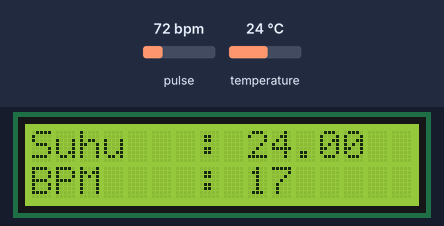
The sketch below on a simulated ESP8266 (NodeMCU). Parts: 16×2 character LCD. The inputs (shaded band) are chosen by the test bench; at power-on: pulse 72 bpm, temperature 24 °C. What the sketch prints to the serial monitor is not drawn.

Above: at 17.3 s.
17.4 s: pulse set to 42 bpm
At 19.5 s:
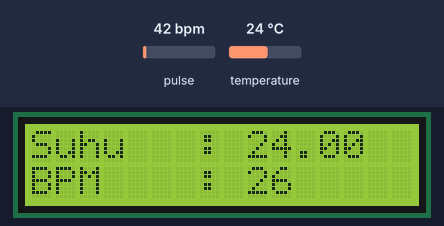
22.0 s: temperature set to 12 °C
At 22.9 s:
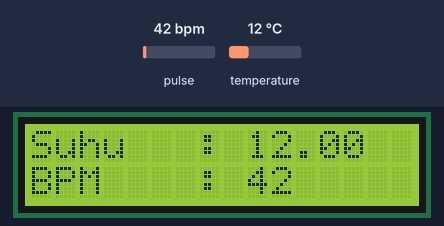
23.8 s: pulse set to 70 bpm
At 27.4 s:
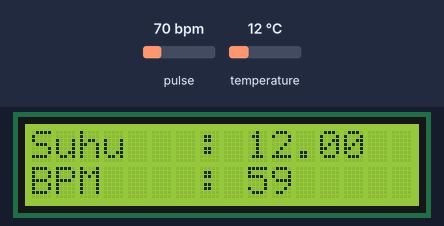
28.2 s: pulse set to 100 bpm
At 29.2 s:
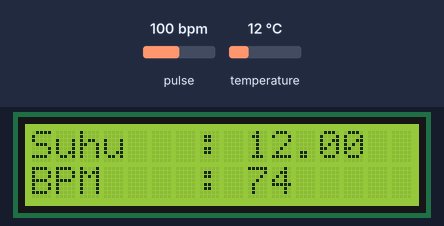
30.9 s: temperature set to 19 °C
At 32.0 s:
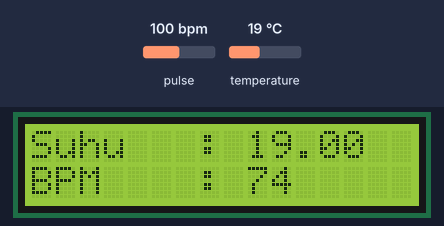
32.7 s: temperature set to 28 °C
At 33.4 s:
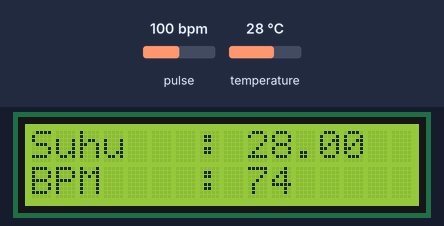
Timing chart, 0 to 35.4 s (numbered marks = the images above; inputs shaded):
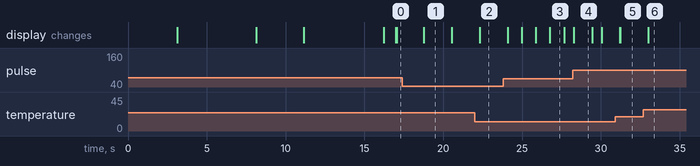

Measured:
- after the input at 22.0 s, the display: first changes after 0.31 s (image 2 shows a later state)
- after the input at 28.2 s, the display: changes after 0.07 s (image 4)
- after the input at 30.9 s, the display: first changes after 0.31 s (image 5 shows a later state)
- after the input at 32.7 s, the display: changes after 0.29 s (image 6)
- what the display in image 1 shows lasts 1.7 s, from 18.8 s to 20.5 s
- what the display in image 3 shows lasts 1.0 s, from 26.7 s to 27.7 s
- what the display in image 4 shows lasts 1.1 s, from 28.3 s to 29.4 s

The sketch:

healthcare_smartsystem.ino
```cpp
// Heart Rate Max30102
#include <Wire.h>
#include <LiquidCrystal_I2C.h>
#include "MAX30105.h"
#include "heartRate.h"

// DS18B20
#include <OneWire.h>
#include <DallasTemperature.h>

MAX30105 particleSensor;
LiquidCrystal_I2C lcd(0x27, 16, 2);  // Alamat I2C LCD 20x4 bisa berbeda, sesuaikan jika diperlukan

const byte RATE_SIZE = 4;  //Increase this for more averaging. 4 is good.
byte rates[RATE_SIZE];     //Array of heart rates
byte rateSpot = 0;
long lastBeat = 0;  //Time at which the last beat occurred

float beatsPerMinute;
int beatAvg;

// Inisialisasi pin data untuk sensor DS18B20
#define oneWireBusPin D2  // Sesuaikan dengan pin yang digunakan pada Arduino Anda

// Inisialisasi objek OneWire dan DallasTemperature
OneWire oneWire(oneWireBusPin);
DallasTemperature sensors(&oneWire);

unsigned long lastTimeTemp = 0;
unsigned long timerDelayTemp = 1000;

void setup() {
  Serial.begin(115200);
  sensors.begin();  // DS18B20
  Serial.println("Initializing...");

  // Initialize sensor
  if (!particleSensor.begin(Wire, I2C_SPEED_FAST))  //Use default I2C port, 400kHz speed
  {
    Serial.println("MAX30105 was not found. Please check wiring/power. ");
    while (1)
      ;
  }
  Serial.println("Place your index finger on the sensor with steady pressure.");

  particleSensor.setup();                     //Configure sensor with default settings
  particleSensor.setPulseAmplitudeRed(0x0A);  //Turn Red LED to low to indicate sensor is running
  particleSensor.setPulseAmplitudeGreen(0);   //Turn off Green LED

  // Initialize LCD
  lcd.init();
  lcd.backlight();
  lcd.print("    WELCOME ");
  lcd.setCursor(0, 1);
  lcd.print("      TO ");
  delay(3000);
  lcd.clear();
  lcd.setCursor(0, 0);
  lcd.print("PSMURO");
  lcd.setCursor(0, 1);
  lcd.print("UNIV.GUNADARMA");
  delay(5000);
  lcd.clear();
  lcd.setCursor(0, 0);
  lcd.print("MCU HEALTCARE");
  delay(3000);
  lcd.clear();
  lcd.setCursor(0, 0);
  lcd.print("Sistem monitor");
  lcd.setCursor(0, 1);
  lcd.print("Suhu Badan");
  delay(5000);
  lcd.clear();
  lcd.print("Temperature:");
  lcd.clear();

  lcd.setCursor(0, 0);
  lcd.print("Suhu   : ");
  lcd.setCursor(0, 1);
  lcd.print("BPM    : ");
  //  lcd.setCursor(0, 3);
  //  lcd.print("Avg BPM: ");
}

void loop() {
  long irValue = particleSensor.getIR();

  if (checkForBeat(irValue) == true) {
    //We sensed a beat!
    long delta = millis() - lastBeat;
    lastBeat = millis();

    beatsPerMinute = (60 / (delta / 1000.0));

    if (beatsPerMinute < 255 && beatsPerMinute > 20) {
      rates[rateSpot++] = (byte)beatsPerMinute;  //Store this reading in the array
      rateSpot %= RATE_SIZE;                     //Wrap variable

      //Take average of readings
      beatAvg = 0;
      for (byte x = 0; x < RATE_SIZE; x++)
        beatAvg += rates[x];
      beatAvg /= RATE_SIZE;
    }

    // Update LCD if there's a beat detected
    //    lcd.setCursor(9, 2);
    //    lcd.print(beatsPerMinute);

    lcd.setCursor(9, 1);
    lcd.print(beatAvg);
  }

  Serial.print("IR=");
  Serial.print(irValue);
  Serial.print(", BPM=");
  Serial.print(beatsPerMinute);
  Serial.print(", Avg BPM=");
  Serial.print(beatAvg);

  if (irValue < 60000) {
    Serial.print(" No finger?");
    //    lcd.setCursor(0, 0);
    //    lcd.print("No finger       ");
  } else {
    //    lcd.setCursor(0, 0);
    //    lcd.print("Figer detected!");
  }

  if ((millis() - lastTimeTemp) > timerDelayTemp) {
    sensors.requestTemperatures();  // Minta sensor untuk membaca suhu

    // Baca suhu dalam Celsius dan Fahrenheit
    float celsius = sensors.getTempCByIndex(0);
    float fahrenheit = sensors.toFahrenheit(celsius);

    Serial.print("Suhu Celsius: ");
    Serial.print(celsius);
    Serial.print("°C | Suhu Fahrenheit: ");
    Serial.print(fahrenheit);
    Serial.println("°F");

    lcd.setCursor(9, 0);
    lcd.print(celsius);

    lastTimeTemp = millis();
  }

  Serial.println();
}
```
